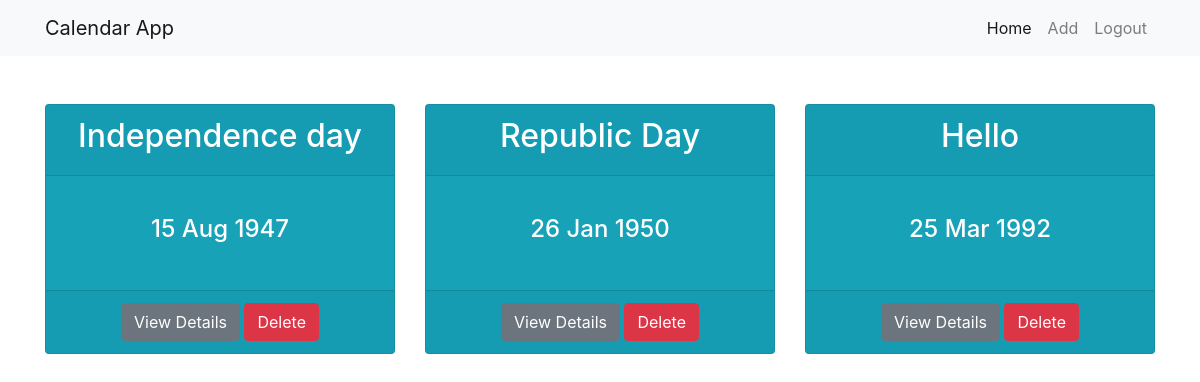
The page /dashboard/ (signed in) on the database its author committed.
### myapp/models.py (models this page shows, shortened)
class Entry(models.Model):
    name = models.CharField(max_length = 100)
    author = models.ForeignKey(User,on_delete=models.CASCADE)
    date = models.DateTimeField()
    description = models.TextField()
    created = models.DateTimeField(auto_now_add=True)

### myapp/views.py (the view)
# urls.py: path('dashboard/',views.dashboard,name="dashboard"),
@login_required
def dashboard(request):
    entries = Entry.objects.filter(author=request.user)
    return render(request,'myapp/dashboard.html',{'entries':entries})

### myapp/templatetags/app_filters.py (called while the page is built)
@register.filter
def modulo(num, val):
    return (num-1) % val == 0

### myapp/templates/myapp/dashboard.html
{% extends 'myapp/base.html' %}
{% block content %}
<div class="">
    <div class="container">
            <div class="row">
                {% for entry in entries %}
                   {% include 'myapp/_calendar_entry.html' %}
                {% endfor %}
            </div>
    </div>
</div>
{% endblock %}

### myapp/templates/myapp/_calendar_entry.html
<div class="col-md-4 col-sm-6 my-auto">
<div class="card mx-auto  card-block d-flex bg-info text-white my-5" style="height: 250px;">
    <div class="card-header">
            <h2 class="text-center">{{ entry.name }}</h2>
    </div>
    <div class="card-body justify-content-center align-items-center d-flex  my-auto">
          <h4 class="text-center text-white"> {{ entry.date | date:"d M Y" }}</h4>
        </div>
        <div class="card-footer text-center">
                <button onclick="window.location='{% url 'details' pk=entry.id %}'" class="btn btn- btn-secondary">View Details</button>
                <button onclick="deleteCalendarEntry(this)" data-id="{{entry.id}}" class="btn btn- btn-danger">Delete</button>            </div>
</div>
</div>

### rows shown on the page
Entry: name "Independence day", date "15 Aug 1947"
Entry: name "Republic Day", date "26 Jan 1950"
Entry: name "Hello", date "25 Mar 1992"
